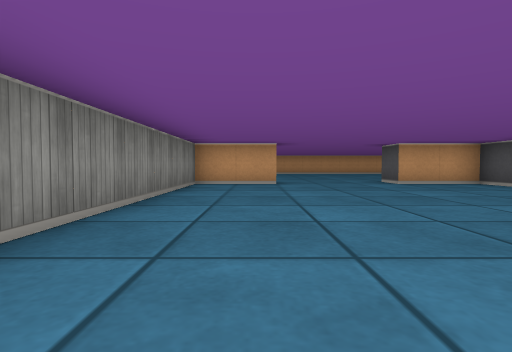
view 1 (above)

18 first-person views from a walk through a cub3D maze. The camera is about half as high as the walls, tilts 2° down and sees 80° across. The floor is counted in squares. Each view is taken from the middle of a square. On the plan, view 1 faces up. The plan holds only what a view shows up to about 9 squares ahead; the rest is blank.

view 2
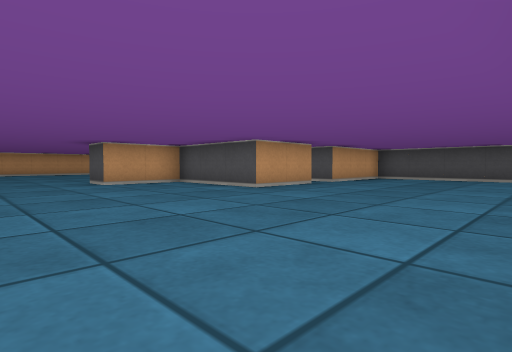

view 3
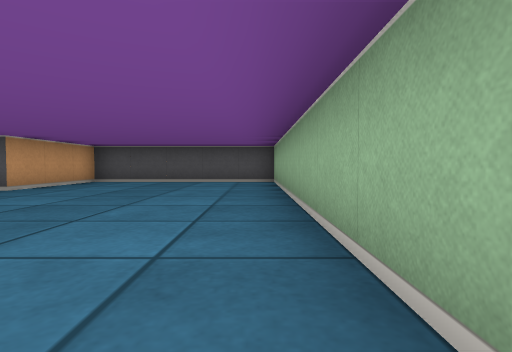

view 4
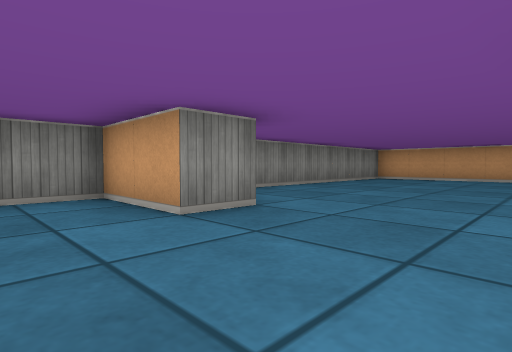

view 5
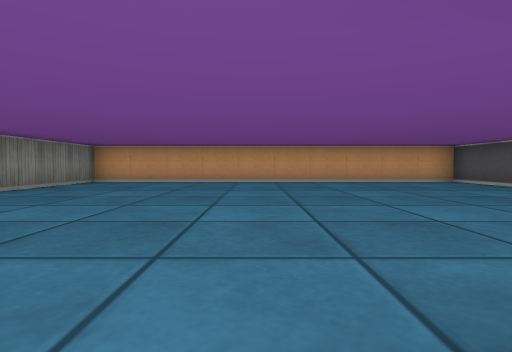

view 6
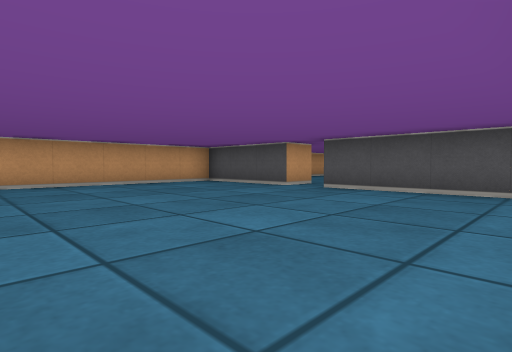

view 7
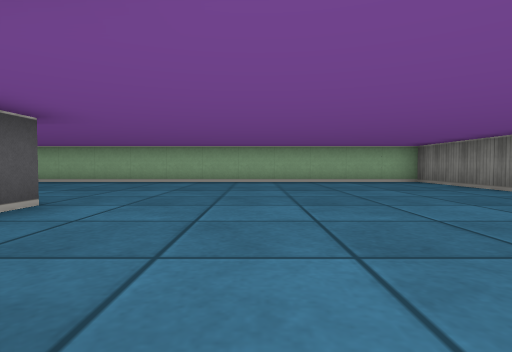

view 8
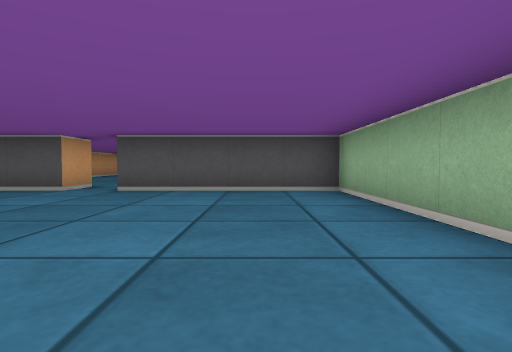

view 9
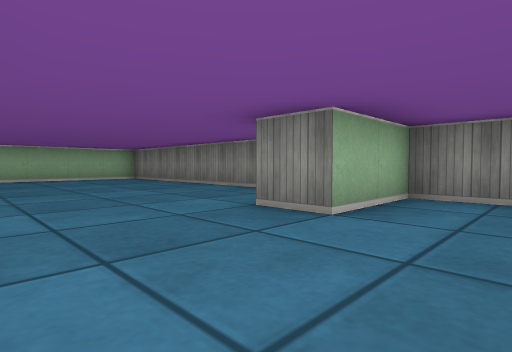

view 10
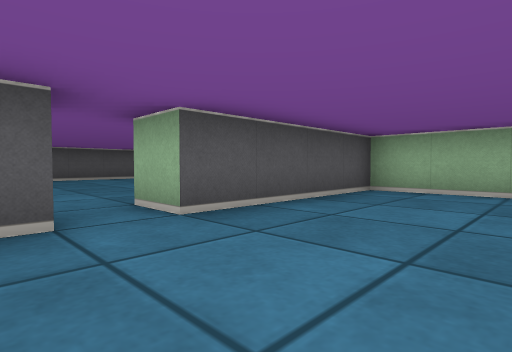

view 11
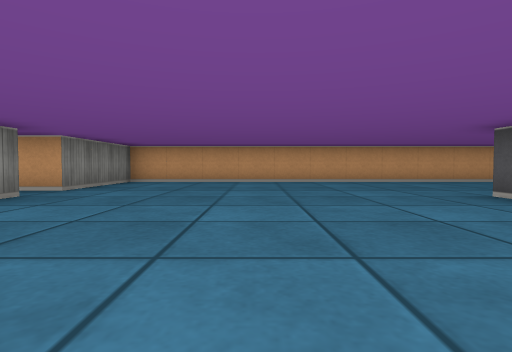

view 12
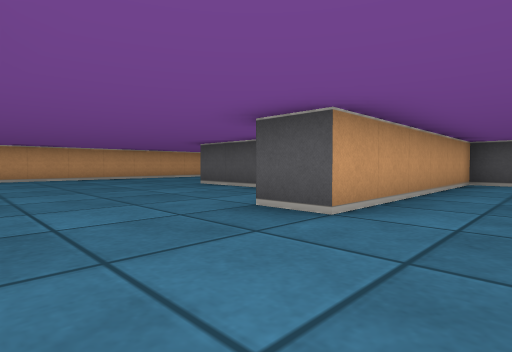

view 13
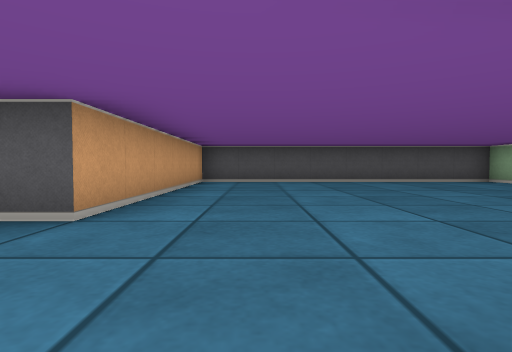

view 14
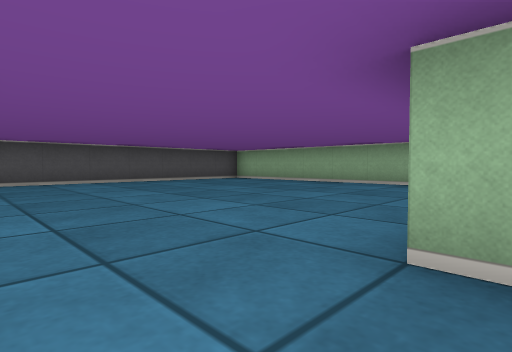

view 15
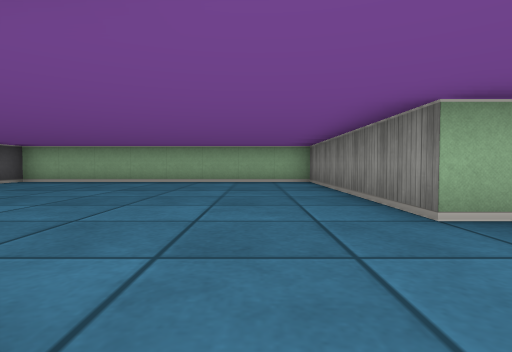

view 16
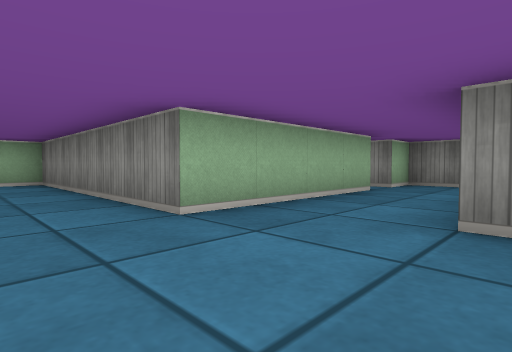

view 17
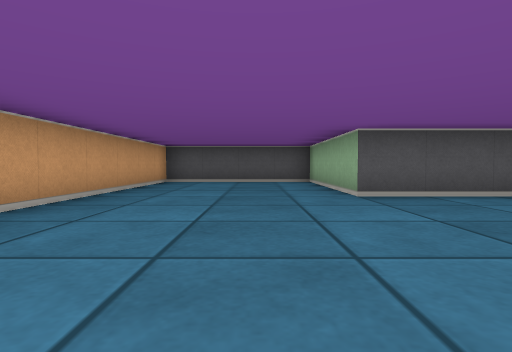

view 18
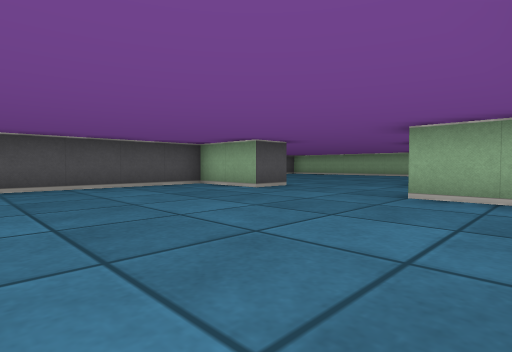

### Floor plan
Ten units are one square. View 1 is at (0, 0); x grows to the right and y downward. Boxes are objects, and circles mark ways between rooms. Rooms are numbered by the first view taken in them; rooms with no view inside come last. Other rooms are left out.
<svg viewBox="-20 -170 230 180">
<path fill="none" stroke="#000" d="M48 -85 85 -85 85 -125M75 -45 55 -45 55 -75 35 -75 35 -85M85 -135 85 -165 -15 -165 -15 -85 5 -85 5 -75 -15 -75 -15 5 115 5 115 -45 85 -45M104 -85 115 -85M85 -125 95 -125M85 -45 85 -55 125 -55 125 5 205 5 205 -75 145 -75 145 -85 165 -85 165 -125 205 -125 205 -165 95 -165 95 -135 85 -135M65 -66 65 -55 75 -55 75 -50"/>
<circle cx="80" cy="-50" r="3" fill="#2a7"/>
<circle cx="90" cy="-130" r="3" fill="#2a7"/>
<text x="40" y="-70">1</text>
<text x="150" y="-90">2</text>
</svg>
Room 1 opens to room 2.

Where each view was taken, in squares from view 1:
view 1: 0 up, 0 right, facing up
view 2: 0 up, 1 right, facing up-right
view 3: 0 up, 3 right, facing right
view 4: 6 up, 3 right, facing up-left
view 5: 8 up, 3 right, facing up
view 6: 9 up, 3 right, facing up-right
view 7: 8 up, 3 right, facing down
view 8: 10 up, 3 right, facing right
view 9: 10 up, 3 right, facing down-left
view 10: 14 up, 6 right, facing down-right
view 11: 8 up, 13 right, facing up
view 12: 6 up, 12 right, facing up-right
view 13: 6 up, 12 right, facing right
view 14: 7 up, 12 right, facing down-right
view 15: 8 up, 14 right, facing down
view 16: 8 up, 14 right, facing down-left
view 17: 14 up, 12 right, facing right
view 18: 13 up, 10 right, facing down-right
